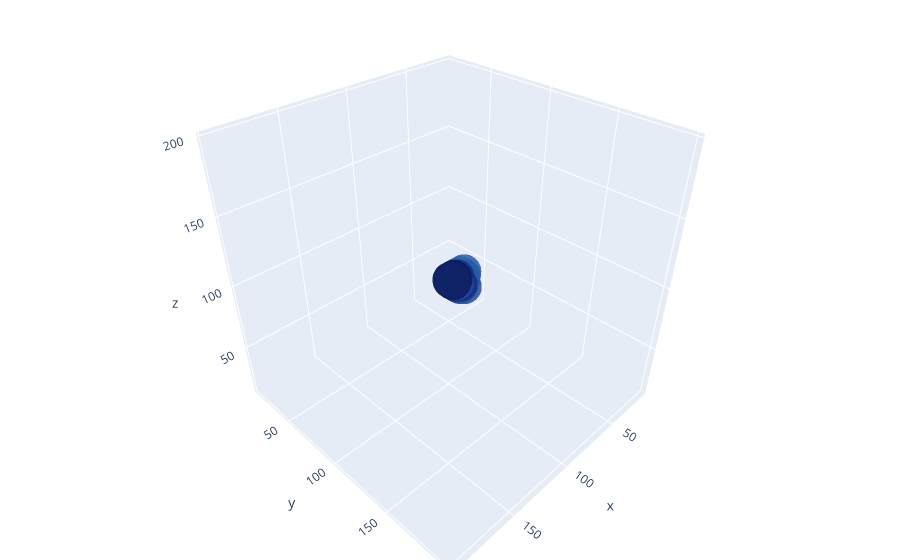

The code cell stored with this chart in its notebook:
### Code cell
x = dataset['Low']
y = dataset['High']
z = dataset['Close']

trace1 = go.Scatter3d(
    x = x,
    y = y,
    z = z,
    mode = 'markers',
    marker = dict
    (
        size = 12,
        color = z,
        colorscale = 'ylgnbu',
        opacity = 0.8
    )
)

data = [trace1]
layout = go.Layout(
    margin = dict(
        l = 0,
        r = 0,
        b = 0,
        t = 0
    )
)

fig = go.Figure(data = data, layout = layout)

### Figure 1 — Plotly figure (JSON) as saved in the notebook; plotly's stock layout.template omitted (floating-point values rounded to 4 significant figures; data arrays with more than 128 entries replaced by an {"elided": "..."} marker saying what was removed)
{"data": [{"marker": {"color": {"elided": "2515 float values"}, "colorscale": [[0, "rgb(255,255,217)"], [0.125, "rgb(237,248,177)"], [0.25, "rgb(199,233,180)"], [0.375, "rgb(127,205,187)"], [0.5, "rgb(65,182,196)"], [0.625, "rgb(29,145,192)"], [0.75, "rgb(34,94,168)"], [0.875, "rgb(37,52,148)"], [1, "rgb(8,29,88)"]], "opacity": 0.8, "size": 12}, "mode": "markers", "type": "scatter3d", "x": {"elided": "2515 float values"}, "y": {"elided": "2515 float values"}, "z": {"elided": "2515 float values"}}], "layout": {"margin": {"b": 0, "l": 0, "r": 0, "t": 0}}}
